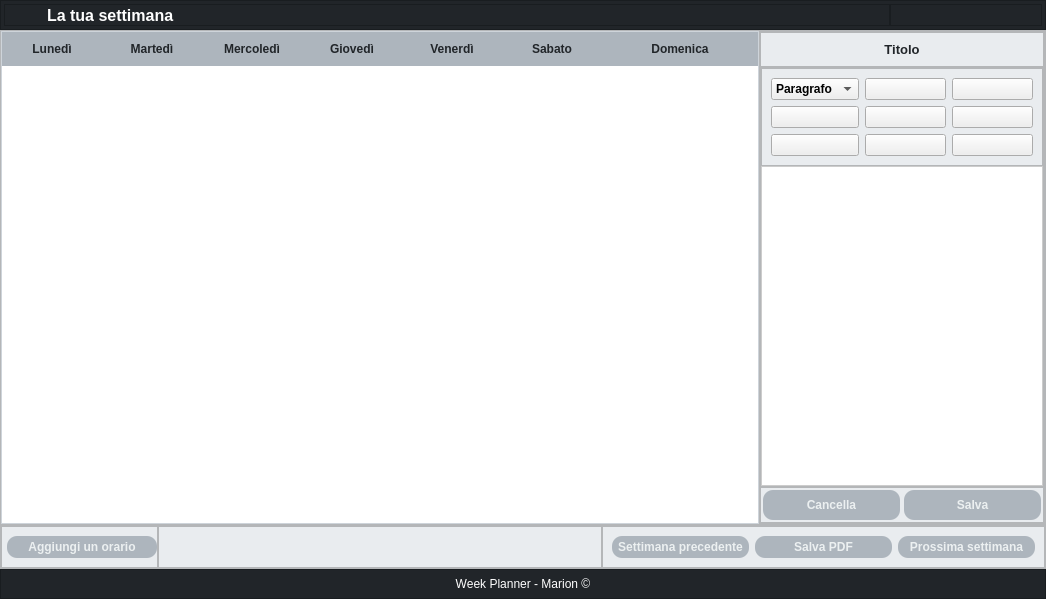
<?xml version="1.0" encoding="UTF-8"?>
<ui version="4.0">
 <class>MainWindow</class>
 <widget class="QMainWindow" name="MainWindow">
  <property name="geometry">
   <rect>
    <x>0</x>
    <y>0</y>
    <width>1046</width>
    <height>599</height>
   </rect>
  </property>
  <property name="windowTitle">
   <string>Week Planner</string>
  </property>
  <property name="windowIcon">
   <iconset resource="images/resources.qrc">
    <normaloff>:/icons/planner.png</normaloff>:/icons/planner.png</iconset>
  </property>
  <property name="toolButtonStyle">
   <enum>Qt::ToolButtonIconOnly</enum>
  </property>
  <property name="documentMode">
   <bool>false</bool>
  </property>
  <property name="tabShape">
   <enum>QTabWidget::Rounded</enum>
  </property>
  <property name="dockNestingEnabled">
   <bool>true</bool>
  </property>
  <property name="dockOptions">
   <set>QMainWindow::AllowNestedDocks|QMainWindow::AllowTabbedDocks|QMainWindow::AnimatedDocks|QMainWindow::ForceTabbedDocks|QMainWindow::GroupedDragging|QMainWindow::VerticalTabs</set>
  </property>
  <property name="unifiedTitleAndToolBarOnMac">
   <bool>true</bool>
  </property>
  <widget class="QWidget" name="centralwidget">
   <property name="styleSheet">
    <string notr="true">QFrame {
	
	background-color: rgb(233, 236, 239);
}</string>
   </property>
   <layout class="QVBoxLayout" name="verticalLayout">
    <property name="spacing">
     <number>0</number>
    </property>
    <property name="leftMargin">
     <number>0</number>
    </property>
    <property name="topMargin">
     <number>0</number>
    </property>
    <property name="rightMargin">
     <number>0</number>
    </property>
    <property name="bottomMargin">
     <number>0</number>
    </property>
    <item>
     <widget class="QFrame" name="frame_2">
      <property name="maximumSize">
       <size>
        <width>16777215</width>
        <height>40</height>
       </size>
      </property>
      <property name="styleSheet">
       <string notr="true">QFrame{
background-color:#212529;
	color: rgb(255, 255, 255);
}
QPushButton{
	background-color: transparent;
	border-radius: 5px;
	border-style: none;
}
</string>
      </property>
      <property name="frameShape">
       <enum>QFrame::StyledPanel</enum>
      </property>
      <property name="frameShadow">
       <enum>QFrame::Raised</enum>
      </property>
      <layout class="QHBoxLayout" name="horizontalLayout">
       <property name="spacing">
        <number>0</number>
       </property>
       <property name="leftMargin">
        <number>3</number>
       </property>
       <property name="topMargin">
        <number>3</number>
       </property>
       <property name="rightMargin">
        <number>3</number>
       </property>
       <property name="bottomMargin">
        <number>3</number>
       </property>
       <item>
        <widget class="QFrame" name="frame">
         <property name="frameShape">
          <enum>QFrame::StyledPanel</enum>
         </property>
         <property name="frameShadow">
          <enum>QFrame::Raised</enum>
         </property>
         <layout class="QHBoxLayout" name="horizontalLayout_3">
          <property name="spacing">
           <number>0</number>
          </property>
          <property name="leftMargin">
           <number>10</number>
          </property>
          <property name="topMargin">
           <number>0</number>
          </property>
          <property name="rightMargin">
           <number>0</number>
          </property>
          <property name="bottomMargin">
           <number>0</number>
          </property>
          <item>
           <widget class="QPushButton" name="pushButton_18">
            <property name="text">
             <string/>
            </property>
            <property name="icon">
             <iconset resource="images/resources.qrc">
              <normaloff>:/icons/planner.png</normaloff>:/icons/planner.png</iconset>
            </property>
            <property name="iconSize">
             <size>
              <width>24</width>
              <height>24</height>
             </size>
            </property>
           </widget>
          </item>
          <item>
           <widget class="QLabel" name="label">
            <property name="sizePolicy">
             <sizepolicy hsizetype="Expanding" vsizetype="Preferred">
              <horstretch>0</horstretch>
              <verstretch>0</verstretch>
             </sizepolicy>
            </property>
            <property name="font">
             <font>
              <pointsize>12</pointsize>
              <weight>75</weight>
              <bold>true</bold>
             </font>
            </property>
            <property name="text">
             <string>La tua settimana</string>
            </property>
            <property name="alignment">
             <set>Qt::AlignLeading|Qt::AlignLeft|Qt::AlignVCenter</set>
            </property>
           </widget>
          </item>
         </layout>
        </widget>
       </item>
       <item alignment="Qt::AlignRight">
        <widget class="QFrame" name="frame_4">
         <property name="frameShape">
          <enum>QFrame::StyledPanel</enum>
         </property>
         <property name="frameShadow">
          <enum>QFrame::Raised</enum>
         </property>
         <layout class="QHBoxLayout" name="horizontalLayout_2">
          <property name="spacing">
           <number>20</number>
          </property>
          <property name="leftMargin">
           <number>0</number>
          </property>
          <property name="topMargin">
           <number>3</number>
          </property>
          <property name="rightMargin">
           <number>14</number>
          </property>
          <property name="bottomMargin">
           <number>3</number>
          </property>
          <item>
           <widget class="QPushButton" name="pushButton_2">
            <property name="text">
             <string/>
            </property>
            <property name="icon">
             <iconset resource="images/resources.qrc">
              <normaloff>:/icons/minus-sign.png</normaloff>:/icons/minus-sign.png</iconset>
            </property>
            <property name="iconSize">
             <size>
              <width>20</width>
              <height>20</height>
             </size>
            </property>
           </widget>
          </item>
          <item>
           <widget class="QPushButton" name="pushButton_4">
            <property name="text">
             <string/>
            </property>
            <property name="icon">
             <iconset resource="images/resources.qrc">
              <normaloff>:/icons/resize (1).png</normaloff>:/icons/resize (1).png</iconset>
            </property>
            <property name="iconSize">
             <size>
              <width>20</width>
              <height>20</height>
             </size>
            </property>
           </widget>
          </item>
          <item>
           <widget class="QPushButton" name="pushButton_3">
            <property name="text">
             <string/>
            </property>
            <property name="icon">
             <iconset resource="images/resources.qrc">
              <normaloff>:/icons/close.png</normaloff>:/icons/close.png</iconset>
            </property>
            <property name="iconSize">
             <size>
              <width>18</width>
              <height>18</height>
             </size>
            </property>
           </widget>
          </item>
         </layout>
        </widget>
       </item>
      </layout>
     </widget>
    </item>
    <item>
     <widget class="QScrollArea" name="scrollArea">
      <property name="widgetResizable">
       <bool>true</bool>
      </property>
      <widget class="QWidget" name="scrollAreaWidgetContents">
       <property name="geometry">
        <rect>
         <x>0</x>
         <y>0</y>
         <width>1044</width>
         <height>485</height>
        </rect>
       </property>
       <layout class="QHBoxLayout" name="horizontalLayout_4">
        <property name="spacing">
         <number>0</number>
        </property>
        <property name="leftMargin">
         <number>0</number>
        </property>
        <property name="topMargin">
         <number>0</number>
        </property>
        <property name="rightMargin">
         <number>0</number>
        </property>
        <property name="bottomMargin">
         <number>0</number>
        </property>
        <item>
         <widget class="QTableWidget" name="tableWidget">
          <property name="styleSheet">
           <string notr="true">QTableWidget {
    background-color: #ffffff; /* Colore di sfondo della tabella */
    border: 1px solid #CED4DA; /* Bordo della tabella */
}

QTableWidget QHeaderView::section {
    background-color: #495057;
    color: #ffffff; /* Colore del testo degli header orizzontali */
    border: none;
    padding: 8px;
    font-weight: bold; /* Testo in grassetto */
}

QTableWidget::verticalHeader {
    background-color: #CED4DA; /* Colore degli header verticali */
    color: #212529; /* Colore del testo degli header verticali */
    font-weight: bold; /* Testo in grassetto */
}

QTableWidget::item {
    padding: 10px; /* Spaziatura interna delle celle */
    border-bottom: 1px solid #CED4DA; /* Bordo inferiore delle celle */
}

QTableWidget::item:selected {
    background-color: #E6E6E6; /* Colore di sfondo della cella selezionata */
}

QTableWidget QHeaderView::section {
    padding: 8px;
}

QTableWidget QHeaderView::section:horizontal {
    background-color: #ADB5BD; /* Colore per gli header orizzontali */
    color: #212529; /* Colore del testo per gli header orizzontali */
    font-weight: bold; /* Testo in grassetto */
}

QTableWidget QHeaderView::section:vertical {
    background-color: #DEE2E6; /* Colore per gli header verticali */
    color: #212529; /* Colore del testo per gli header verticali */
    font-weight: bold; /* Testo in grassetto */
}
</string>
          </property>
          <property name="sizeAdjustPolicy">
           <enum>QAbstractScrollArea::AdjustToContents</enum>
          </property>
          <property name="autoScrollMargin">
           <number>18</number>
          </property>
          <property name="dragEnabled">
           <bool>false</bool>
          </property>
          <property name="alternatingRowColors">
           <bool>true</bool>
          </property>
          <property name="verticalScrollMode">
           <enum>QAbstractItemView::ScrollPerItem</enum>
          </property>
          <property name="showGrid">
           <bool>false</bool>
          </property>
          <property name="gridStyle">
           <enum>Qt::NoPen</enum>
          </property>
          <property name="sortingEnabled">
           <bool>false</bool>
          </property>
          <property name="cornerButtonEnabled">
           <bool>true</bool>
          </property>
          <property name="rowCount">
           <number>0</number>
          </property>
          <attribute name="horizontalHeaderCascadingSectionResizes">
           <bool>true</bool>
          </attribute>
          <attribute name="horizontalHeaderMinimumSectionSize">
           <number>100</number>
          </attribute>
          <attribute name="horizontalHeaderDefaultSectionSize">
           <number>100</number>
          </attribute>
          <attribute name="horizontalHeaderHighlightSections">
           <bool>true</bool>
          </attribute>
          <attribute name="horizontalHeaderShowSortIndicator" stdset="0">
           <bool>true</bool>
          </attribute>
          <attribute name="horizontalHeaderStretchLastSection">
           <bool>true</bool>
          </attribute>
          <attribute name="verticalHeaderCascadingSectionResizes">
           <bool>true</bool>
          </attribute>
          <attribute name="verticalHeaderMinimumSectionSize">
           <number>50</number>
          </attribute>
          <attribute name="verticalHeaderDefaultSectionSize">
           <number>50</number>
          </attribute>
          <attribute name="verticalHeaderShowSortIndicator" stdset="0">
           <bool>true</bool>
          </attribute>
          <attribute name="verticalHeaderStretchLastSection">
           <bool>false</bool>
          </attribute>
          <column>
           <property name="text">
            <string>Lunedì</string>
           </property>
          </column>
          <column>
           <property name="text">
            <string>Martedì</string>
           </property>
          </column>
          <column>
           <property name="text">
            <string>Mercoledì</string>
           </property>
          </column>
          <column>
           <property name="text">
            <string>Giovedì</string>
           </property>
          </column>
          <column>
           <property name="text">
            <string>Venerdì</string>
           </property>
          </column>
          <column>
           <property name="text">
            <string>Sabato</string>
           </property>
          </column>
          <column>
           <property name="text">
            <string>Domenica</string>
           </property>
          </column>
         </widget>
        </item>
        <item>
         <widget class="QFrame" name="frame_9">
          <property name="sizePolicy">
           <sizepolicy hsizetype="Preferred" vsizetype="Preferred">
            <horstretch>0</horstretch>
            <verstretch>0</verstretch>
           </sizepolicy>
          </property>
          <property name="autoFillBackground">
           <bool>false</bool>
          </property>
          <property name="styleSheet">
           <string notr="true">QFrame{
 
	background-color:#E9ECEF;
}

QTextEdit{
	
	background-color: rgb(255, 255, 255);
}</string>
          </property>
          <property name="frameShape">
           <enum>QFrame::StyledPanel</enum>
          </property>
          <property name="frameShadow">
           <enum>QFrame::Raised</enum>
          </property>
          <layout class="QVBoxLayout" name="verticalLayout_2">
           <property name="spacing">
            <number>0</number>
           </property>
           <property name="leftMargin">
            <number>0</number>
           </property>
           <property name="topMargin">
            <number>0</number>
           </property>
           <property name="rightMargin">
            <number>0</number>
           </property>
           <property name="bottomMargin">
            <number>0</number>
           </property>
           <item>
            <widget class="QFrame" name="frame_12">
             <property name="sizePolicy">
              <sizepolicy hsizetype="Preferred" vsizetype="Fixed">
               <horstretch>0</horstretch>
               <verstretch>0</verstretch>
              </sizepolicy>
             </property>
             <property name="frameShape">
              <enum>QFrame::StyledPanel</enum>
             </property>
             <property name="frameShadow">
              <enum>QFrame::Raised</enum>
             </property>
             <layout class="QVBoxLayout" name="verticalLayout_3">
              <item>
               <widget class="QLabel" name="label_2">
                <property name="font">
                 <font>
                  <pointsize>10</pointsize>
                  <weight>75</weight>
                  <bold>true</bold>
                 </font>
                </property>
                <property name="styleSheet">
                 <string notr="true">color: rgb(33, 37, 41);</string>
                </property>
                <property name="text">
                 <string>Titolo</string>
                </property>
                <property name="alignment">
                 <set>Qt::AlignCenter</set>
                </property>
               </widget>
              </item>
             </layout>
            </widget>
           </item>
           <item>
            <widget class="QFrame" name="frame_11">
             <property name="frameShape">
              <enum>QFrame::StyledPanel</enum>
             </property>
             <property name="frameShadow">
              <enum>QFrame::Raised</enum>
             </property>
             <layout class="QVBoxLayout" name="verticalLayout_4">
              <property name="spacing">
               <number>0</number>
              </property>
              <property name="leftMargin">
               <number>0</number>
              </property>
              <property name="topMargin">
               <number>0</number>
              </property>
              <property name="rightMargin">
               <number>0</number>
              </property>
              <property name="bottomMargin">
               <number>0</number>
              </property>
              <item>
               <widget class="QFrame" name="frame_13">
                <property name="frameShape">
                 <enum>QFrame::StyledPanel</enum>
                </property>
                <property name="frameShadow">
                 <enum>QFrame::Raised</enum>
                </property>
                <layout class="QGridLayout" name="gridLayout">
                 <item row="1" column="0">
                  <widget class="QPushButton" name="pushButton_12">
                   <property name="text">
                    <string/>
                   </property>
                   <property name="icon">
                    <iconset resource="images/resources.qrc">
                     <normaloff>:/icons/list.png</normaloff>:/icons/list.png</iconset>
                   </property>
                  </widget>
                 </item>
                 <item row="1" column="1">
                  <widget class="QPushButton" name="pushButton_13">
                   <property name="text">
                    <string/>
                   </property>
                   <property name="icon">
                    <iconset resource="images/resources.qrc">
                     <normaloff>:/icons/list (1).png</normaloff>:/icons/list (1).png</iconset>
                   </property>
                  </widget>
                 </item>
                 <item row="2" column="0">
                  <widget class="QPushButton" name="pushButton_7">
                   <property name="text">
                    <string/>
                   </property>
                   <property name="icon">
                    <iconset resource="images/resources.qrc">
                     <normaloff>:/icons/bold.png</normaloff>:/icons/bold.png</iconset>
                   </property>
                  </widget>
                 </item>
                 <item row="0" column="0">
                  <widget class="QComboBox" name="comboBox">
                   <property name="font">
                    <font>
                     <weight>75</weight>
                     <bold>true</bold>
                    </font>
                   </property>
                   <property name="styleSheet">
                    <string notr="true"/>
                   </property>
                   <property name="currentText">
                    <string>Paragrafo</string>
                   </property>
                   <property name="duplicatesEnabled">
                    <bool>false</bool>
                   </property>
                   <property name="frame">
                    <bool>true</bool>
                   </property>
                   <item>
                    <property name="text">
                     <string>Paragrafo</string>
                    </property>
                   </item>
                   <item>
                    <property name="text">
                     <string>Titolo</string>
                    </property>
                   </item>
                   <item>
                    <property name="text">
                     <string>Sottotitolo</string>
                    </property>
                   </item>
                  </widget>
                 </item>
                 <item row="2" column="2">
                  <widget class="QPushButton" name="pushButton_10">
                   <property name="text">
                    <string/>
                   </property>
                   <property name="icon">
                    <iconset resource="images/resources.qrc">
                     <normaloff>:/icons/italic-font.png</normaloff>:/icons/italic-font.png</iconset>
                   </property>
                  </widget>
                 </item>
                 <item row="0" column="1">
                  <widget class="QPushButton" name="pushButton_17">
                   <property name="text">
                    <string/>
                   </property>
                   <property name="icon">
                    <iconset resource="images/resources.qrc">
                     <normaloff>:/icons/marker.png</normaloff>:/icons/marker.png</iconset>
                   </property>
                  </widget>
                 </item>
                 <item row="2" column="1">
                  <widget class="QPushButton" name="pushButton_11">
                   <property name="text">
                    <string/>
                   </property>
                   <property name="icon">
                    <iconset resource="images/resources.qrc">
                     <normaloff>:/icons/underline-text.png</normaloff>:/icons/underline-text.png</iconset>
                   </property>
                  </widget>
                 </item>
                 <item row="0" column="2">
                  <widget class="QPushButton" name="pushButton_14">
                   <property name="text">
                    <string/>
                   </property>
                   <property name="icon">
                    <iconset resource="images/resources.qrc">
                     <normaloff>:/icons/palette.png</normaloff>:/icons/palette.png</iconset>
                   </property>
                  </widget>
                 </item>
                 <item row="1" column="2">
                  <widget class="QPushButton" name="pushButton">
                   <property name="text">
                    <string/>
                   </property>
                  </widget>
                 </item>
                </layout>
               </widget>
              </item>
              <item>
               <widget class="QTextEdit" name="textEdit">
                <property name="styleSheet">
                 <string notr="true">QTextEdit {
    background-color: #ffffff; /* Colore di sfondo bianco */
    border: 1px solid #cccccc; /* Bordo sottile grigio */
    color: #333333; /* Colore del testo nero */
    font-size: 14px; /* Dimensione del carattere */
    padding: 8px; /* Spaziatura interna */
}
</string>
                </property>
                <property name="tabChangesFocus">
                 <bool>false</bool>
                </property>
                <property name="placeholderText">
                 <string/>
                </property>
               </widget>
              </item>
             </layout>
            </widget>
           </item>
           <item>
            <widget class="QFrame" name="frame_10">
             <property name="sizePolicy">
              <sizepolicy hsizetype="Preferred" vsizetype="Fixed">
               <horstretch>0</horstretch>
               <verstretch>0</verstretch>
              </sizepolicy>
             </property>
             <property name="frameShape">
              <enum>QFrame::StyledPanel</enum>
             </property>
             <property name="frameShadow">
              <enum>QFrame::Raised</enum>
             </property>
             <layout class="QHBoxLayout" name="horizontalLayout_8">
              <property name="spacing">
               <number>0</number>
              </property>
              <property name="leftMargin">
               <number>0</number>
              </property>
              <property name="topMargin">
               <number>0</number>
              </property>
              <property name="rightMargin">
               <number>0</number>
              </property>
              <property name="bottomMargin">
               <number>0</number>
              </property>
              <item>
               <widget class="QPushButton" name="pushButton_8">
                <property name="font">
                 <font>
                  <pointsize>-1</pointsize>
                  <weight>75</weight>
                  <bold>true</bold>
                  <underline>false</underline>
                  <strikeout>false</strikeout>
                 </font>
                </property>
                <property name="styleSheet">
                 <string notr="true">QPushButton {
    background-color: #ADB5BD; /* Colore di sfondo */
    border: none; /* Nessun bordo */
    color: #ecf0f1; /* Colore del testo */
    text-align: center; /* Allineamento del testo al centro */
    text-decoration: none; /* Nessuna decorazione del testo */
    display: inline-block; /* Impostazione inline-block per adattarsi al contenuto */
    font-size: 12px; /* Dimensione del carattere */
    cursor: pointer; /* Cursore del mouse */
    border-radius: 10px; /* Bordo arrotondato */
    transition-duration: 0.4s; /* Durata dell'animazione durante il passaggio */
	padding: 8px;
	margin: 2px;
}

QPushButton:hover {
    background-color: #9ca3ab; /* Cambia il colore di sfondo al passaggio del mouse */
}

QPushButton:pressed {
    background-color: #95a2aa; /* Colore di sfondo simile al pressed */
}
</string>
                </property>
                <property name="text">
                 <string>Cancella</string>
                </property>
                <property name="icon">
                 <iconset resource="images/resources.qrc">
                  <normaloff>:/icons/bin.png</normaloff>:/icons/bin.png</iconset>
                </property>
               </widget>
              </item>
              <item>
               <widget class="QPushButton" name="pushButton_9">
                <property name="font">
                 <font>
                  <pointsize>-1</pointsize>
                  <weight>75</weight>
                  <bold>true</bold>
                  <underline>false</underline>
                  <strikeout>false</strikeout>
                 </font>
                </property>
                <property name="styleSheet">
                 <string notr="true">QPushButton {
    background-color: #ADB5BD; /* Colore di sfondo */
    border: none; /* Nessun bordo */
    color: #ecf0f1; /* Colore del testo */
    text-align: center; /* Allineamento del testo al centro */
    text-decoration: none; /* Nessuna decorazione del testo */
    display: inline-block; /* Impostazione inline-block per adattarsi al contenuto */
    font-size: 12px; /* Dimensione del carattere */
    cursor: pointer; /* Cursore del mouse */
    border-radius: 10px; /* Bordo arrotondato */
    transition-duration: 0.4s; /* Durata dell'animazione durante il passaggio */
	padding: 8px;
	margin: 2px;
}

QPushButton:hover {
    background-color: #9ca3ab; /* Cambia il colore di sfondo al passaggio del mouse */
}

QPushButton:pressed {
    background-color: #95a2aa; /* Colore di sfondo simile al pressed */
}
</string>
                </property>
                <property name="text">
                 <string>Salva</string>
                </property>
                <property name="icon">
                 <iconset resource="images/resources.qrc">
                  <normaloff>:/icons/diskette.png</normaloff>:/icons/diskette.png</iconset>
                </property>
               </widget>
              </item>
             </layout>
            </widget>
           </item>
          </layout>
         </widget>
        </item>
       </layout>
      </widget>
     </widget>
    </item>
    <item>
     <widget class="QFrame" name="frame_5">
      <property name="styleSheet">
       <string notr="true">QFrame{
 
	background-color:rgb(233, 236, 239);
}</string>
      </property>
      <property name="frameShape">
       <enum>QFrame::StyledPanel</enum>
      </property>
      <property name="frameShadow">
       <enum>QFrame::Raised</enum>
      </property>
      <layout class="QHBoxLayout" name="horizontalLayout_5">
       <property name="spacing">
        <number>0</number>
       </property>
       <property name="leftMargin">
        <number>0</number>
       </property>
       <property name="topMargin">
        <number>0</number>
       </property>
       <property name="rightMargin">
        <number>0</number>
       </property>
       <property name="bottomMargin">
        <number>0</number>
       </property>
       <item>
        <widget class="QFrame" name="frame_6">
         <property name="sizePolicy">
          <sizepolicy hsizetype="Fixed" vsizetype="Preferred">
           <horstretch>0</horstretch>
           <verstretch>0</verstretch>
          </sizepolicy>
         </property>
         <property name="frameShape">
          <enum>QFrame::StyledPanel</enum>
         </property>
         <property name="frameShadow">
          <enum>QFrame::Raised</enum>
         </property>
         <layout class="QHBoxLayout" name="horizontalLayout_6">
          <property name="spacing">
           <number>0</number>
          </property>
          <property name="leftMargin">
           <number>5</number>
          </property>
          <property name="topMargin">
           <number>0</number>
          </property>
          <property name="rightMargin">
           <number>0</number>
          </property>
          <property name="bottomMargin">
           <number>0</number>
          </property>
          <item>
           <widget class="QPushButton" name="pushButton_6">
            <property name="minimumSize">
             <size>
              <width>150</width>
              <height>0</height>
             </size>
            </property>
            <property name="maximumSize">
             <size>
              <width>80</width>
              <height>16777215</height>
             </size>
            </property>
            <property name="font">
             <font>
              <pointsize>-1</pointsize>
              <weight>75</weight>
              <bold>true</bold>
              <underline>false</underline>
              <strikeout>false</strikeout>
             </font>
            </property>
            <property name="styleSheet">
             <string notr="true">QPushButton {
    background-color: #ADB5BD; /* Colore di sfondo */
    border: none; /* Nessun bordo */
    color: #ecf0f1; /* Colore del testo */
    text-align: center; /* Allineamento del testo al centro */
    text-decoration: none; /* Nessuna decorazione del testo */
    display: inline-block; /* Impostazione inline-block per adattarsi al contenuto */
    font-size: 12px; /* Dimensione del carattere */
    cursor: pointer; /* Cursore del mouse */
    border-radius: 10px; /* Bordo arrotondato */
    transition-duration: 0.4s; /* Durata dell'animazione durante il passaggio */
	padding: 4px;
}

QPushButton:hover {
    background-color: #9ca3ab; /* Cambia il colore di sfondo al passaggio del mouse */
}

QPushButton:pressed {
    background-color: #95a2aa; /* Colore di sfondo simile al pressed */
}
</string>
            </property>
            <property name="text">
             <string>Aggiungi un orario</string>
            </property>
            <property name="icon">
             <iconset resource="images/resources.qrc">
              <normaloff>:/icons/clock2.png</normaloff>:/icons/clock2.png</iconset>
            </property>
           </widget>
          </item>
         </layout>
        </widget>
       </item>
       <item>
        <widget class="QFrame" name="frame_7">
         <property name="frameShape">
          <enum>QFrame::StyledPanel</enum>
         </property>
         <property name="frameShadow">
          <enum>QFrame::Raised</enum>
         </property>
        </widget>
       </item>
       <item>
        <widget class="QFrame" name="frame_8">
         <property name="frameShape">
          <enum>QFrame::StyledPanel</enum>
         </property>
         <property name="frameShadow">
          <enum>QFrame::Raised</enum>
         </property>
         <layout class="QHBoxLayout" name="horizontalLayout_7">
          <item>
           <widget class="QPushButton" name="pushButton_15">
            <property name="font">
             <font>
              <pointsize>-1</pointsize>
              <weight>75</weight>
              <bold>true</bold>
              <underline>false</underline>
              <strikeout>false</strikeout>
             </font>
            </property>
            <property name="styleSheet">
             <string notr="true">QPushButton {
    background-color: #ADB5BD; /* Colore di sfondo */
    border: none; /* Nessun bordo */
    color: #ecf0f1; /* Colore del testo */
    text-align: center; /* Allineamento del testo al centro */
    text-decoration: none; /* Nessuna decorazione del testo */
    display: inline-block; /* Impostazione inline-block per adattarsi al contenuto */
    font-size: 12px; /* Dimensione del carattere */
    cursor: pointer; /* Cursore del mouse */
    border-radius: 10px; /* Bordo arrotondato */
    transition-duration: 0.4s; /* Durata dell'animazione durante il passaggio */
	padding: 4px;
}

QPushButton:hover {
    background-color: #9ca3ab; /* Cambia il colore di sfondo al passaggio del mouse */
}

QPushButton:pressed {
    background-color: #95a2aa; /* Colore di sfondo simile al pressed */
}
</string>
            </property>
            <property name="text">
             <string>Settimana precedente</string>
            </property>
            <property name="icon">
             <iconset resource="images/resources.qrc">
              <normaloff>:/icons/prevoius.png</normaloff>:/icons/prevoius.png</iconset>
            </property>
           </widget>
          </item>
          <item>
           <widget class="QPushButton" name="pushButton_16">
            <property name="font">
             <font>
              <pointsize>-1</pointsize>
              <weight>75</weight>
              <bold>true</bold>
              <underline>false</underline>
              <strikeout>false</strikeout>
             </font>
            </property>
            <property name="styleSheet">
             <string notr="true">QPushButton {
    background-color: #ADB5BD; /* Colore di sfondo */
    border: none; /* Nessun bordo */
    color: #ecf0f1; /* Colore del testo */
    text-align: center; /* Allineamento del testo al centro */
    text-decoration: none; /* Nessuna decorazione del testo */
    display: inline-block; /* Impostazione inline-block per adattarsi al contenuto */
    font-size: 12px; /* Dimensione del carattere */
    cursor: pointer; /* Cursore del mouse */
    border-radius: 10px; /* Bordo arrotondato */
    transition-duration: 0.4s; /* Durata dell'animazione durante il passaggio */
	padding: 4px;
}

QPushButton:hover {
    background-color: #9ca3ab; /* Cambia il colore di sfondo al passaggio del mouse */
}

QPushButton:pressed {
    background-color: #95a2aa; /* Colore di sfondo simile al pressed */
}
</string>
            </property>
            <property name="text">
             <string>Salva PDF</string>
            </property>
            <property name="icon">
             <iconset resource="images/resources.qrc">
              <normaloff>:/icons/pdf-file.png</normaloff>:/icons/pdf-file.png</iconset>
            </property>
           </widget>
          </item>
          <item>
           <widget class="QPushButton" name="pushButton_5">
            <property name="font">
             <font>
              <pointsize>-1</pointsize>
              <weight>75</weight>
              <bold>true</bold>
              <underline>false</underline>
              <strikeout>false</strikeout>
             </font>
            </property>
            <property name="layoutDirection">
             <enum>Qt::RightToLeft</enum>
            </property>
            <property name="styleSheet">
             <string notr="true">QPushButton {
    background-color: #ADB5BD; /* Colore di sfondo */
    border: none; /* Nessun bordo */
    color: #ecf0f1; /* Colore del testo */
    text-align: center; /* Allineamento del testo al centro */
    text-decoration: none; /* Nessuna decorazione del testo */
    display: inline-block; /* Impostazione inline-block per adattarsi al contenuto */
    font-size: 12px; /* Dimensione del carattere */
    cursor: pointer; /* Cursore del mouse */
    border-radius: 10px; /* Bordo arrotondato */
    transition-duration: 0.4s; /* Durata dell'animazione durante il passaggio */
	padding: 4px;
}

QPushButton:hover {
    background-color: #9ca3ab; /* Cambia il colore di sfondo al passaggio del mouse */
}

QPushButton:pressed {
    background-color: #95a2aa; /* Colore di sfondo simile al pressed */
}
</string>
            </property>
            <property name="text">
             <string>Prossima settimana</string>
            </property>
            <property name="icon">
             <iconset resource="images/resources.qrc">
              <normaloff>:/icons/next-week.png</normaloff>:/icons/next-week.png</iconset>
            </property>
           </widget>
          </item>
         </layout>
        </widget>
       </item>
      </layout>
     </widget>
    </item>
    <item>
     <widget class="QFrame" name="frame_3">
      <property name="minimumSize">
       <size>
        <width>0</width>
        <height>30</height>
       </size>
      </property>
      <property name="maximumSize">
       <size>
        <width>16777215</width>
        <height>30</height>
       </size>
      </property>
      <property name="styleSheet">
       <string notr="true">QFrame{
background-color:#212529;
	color: rgb(255, 255, 255);
}
QPushButton{
	background-color: transparent;
	border-radius: 0px;
	border-style: none;
}</string>
      </property>
      <property name="frameShape">
       <enum>QFrame::StyledPanel</enum>
      </property>
      <property name="frameShadow">
       <enum>QFrame::Raised</enum>
      </property>
      <layout class="QHBoxLayout" name="horizontalLayout_9">
       <property name="spacing">
        <number>0</number>
       </property>
       <property name="leftMargin">
        <number>0</number>
       </property>
       <property name="topMargin">
        <number>0</number>
       </property>
       <property name="rightMargin">
        <number>0</number>
       </property>
       <property name="bottomMargin">
        <number>0</number>
       </property>
       <item>
        <widget class="QLabel" name="label_3">
         <property name="text">
          <string>Week Planner - Marion ©</string>
         </property>
         <property name="alignment">
          <set>Qt::AlignCenter</set>
         </property>
        </widget>
       </item>
      </layout>
     </widget>
    </item>
   </layout>
  </widget>
 </widget>
 <resources>
  <include location="images/resources.qrc"/>
 </resources>
 <connections/>
</ui>
